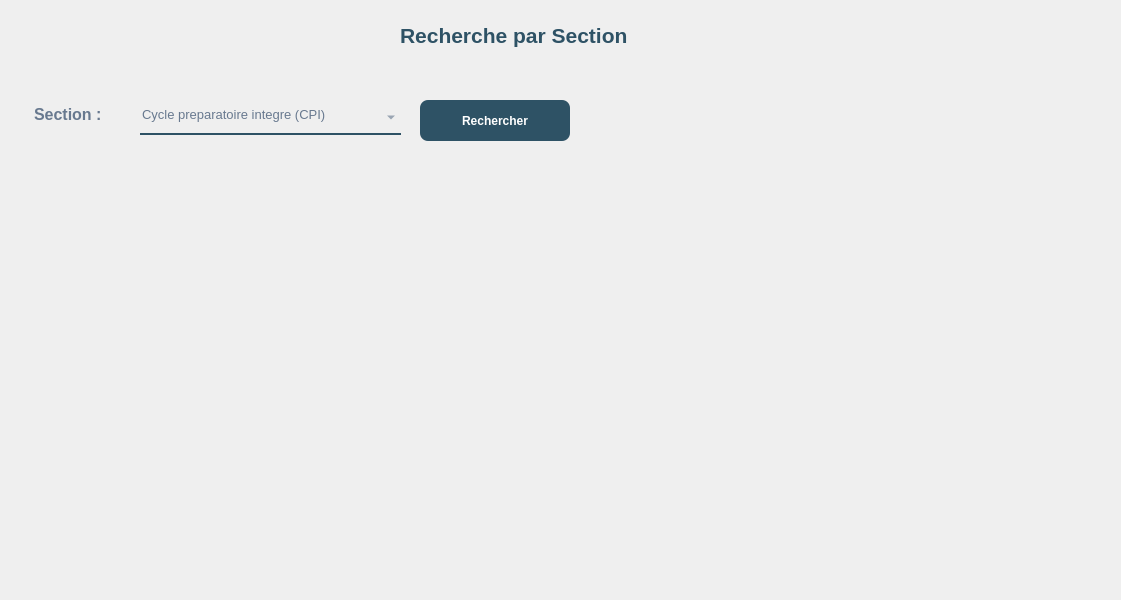
<?xml version="1.0" encoding="UTF-8"?>
<ui version="4.0">
 <class>Dialog</class>
 <widget class="QDialog" name="Dialog">
  <property name="geometry">
   <rect>
    <x>0</x>
    <y>0</y>
    <width>1121</width>
    <height>600</height>
   </rect>
  </property>
  <property name="windowTitle">
   <string>Dialog</string>
  </property>
  <widget class="QLabel" name="label_4">
   <property name="geometry">
    <rect>
     <x>-10</x>
     <y>-150</y>
     <width>1131</width>
     <height>761</height>
    </rect>
   </property>
   <property name="styleSheet">
    <string notr="true">border-image:url(:/img/897.jpg);</string>
   </property>
   <property name="text">
    <string/>
   </property>
  </widget>
  <widget class="QLabel" name="label_10">
   <property name="geometry">
    <rect>
     <x>400</x>
     <y>10</y>
     <width>301</width>
     <height>51</height>
    </rect>
   </property>
   <property name="font">
    <font>
     <family>Arial</family>
     <pointsize>16</pointsize>
     <weight>75</weight>
     <bold>true</bold>
     <underline>false</underline>
    </font>
   </property>
   <property name="styleSheet">
    <string notr="true">color:rgba(46,82,101,255);
background-color:rgba(0,0,0,0);
</string>
   </property>
   <property name="text">
    <string>Recherche par Section</string>
   </property>
  </widget>
  <widget class="QTableView" name="tableView">
   <property name="geometry">
    <rect>
     <x>20</x>
     <y>180</y>
     <width>1081</width>
     <height>391</height>
    </rect>
   </property>
   <property name="styleSheet">
    <string notr="true">background:rgba(0,0,0,0);
border:none;</string>
   </property>
  </widget>
  <widget class="QPushButton" name="pushButton">
   <property name="geometry">
    <rect>
     <x>420</x>
     <y>100</y>
     <width>150</width>
     <height>41</height>
    </rect>
   </property>
   <property name="font">
    <font>
     <pointsize>-1</pointsize>
     <weight>87</weight>
     <bold>true</bold>
    </font>
   </property>
   <property name="styleSheet">
    <string notr="true">background: rgb(255,255,255);
background: rgba(46,82,101,255);
  border: 0 solid #E2E8F0;
  color: rgb(255, 255, 255);
  font-size: 12px;
  font-weight: 700;
  height: 56px;
  border-radius: 8px;

</string>
   </property>
   <property name="text">
    <string>Rechercher</string>
   </property>
  </widget>
  <widget class="QLabel" name="label">
   <property name="geometry">
    <rect>
     <x>30</x>
     <y>100</y>
     <width>111</width>
     <height>35</height>
    </rect>
   </property>
   <property name="font">
    <font>
     <pointsize>12</pointsize>
     <weight>75</weight>
     <bold>true</bold>
    </font>
   </property>
   <property name="styleSheet">
    <string notr="true">background-color:rgba(0,0,0,0);
color:rgb(104, 121, 143);
padding-bottom:7px;</string>
   </property>
   <property name="text">
    <string>Section :</string>
   </property>
  </widget>
  <widget class="QComboBox" name="comboBox">
   <property name="geometry">
    <rect>
     <x>140</x>
     <y>100</y>
     <width>261</width>
     <height>35</height>
    </rect>
   </property>
   <property name="font">
    <font>
     <pointsize>10</pointsize>
     <weight>50</weight>
     <bold>false</bold>
    </font>
   </property>
   <property name="styleSheet">
    <string notr="true">background-color:rgba(0,0,0,0);
border: 2px solid rgba(0,0,0,0);
border-bottom-color:rgba(46,82,101,255);
color:rgb(104, 121, 143);
padding-bottom:7px;</string>
   </property>
   <item>
    <property name="text">
     <string>Cycle preparatoire integre (CPI)</string>
    </property>
   </item>
   <item>
    <property name="text">
     <string>Licence en sciences de l informatique (L-I)</string>
    </property>
   </item>
   <item>
    <property name="text">
     <string>Licence en mathematiques appliquee (L-M)</string>
    </property>
   </item>
   <item>
    <property name="text">
     <string>Mastere de recherche en genie logiciel (MR-GL)</string>
    </property>
   </item>
   <item>
    <property name="text">
     <string>Mastere professionnel en genie logiciel (MP-GL)</string>
    </property>
   </item>
   <item>
    <property name="text">
     <string>Diplome national d ingenieur en electronique (ING)</string>
    </property>
   </item>
  </widget>
 </widget>
 <resources>
  <include location="../img/back.qrc"/>
 </resources>
 <connections/>
</ui>
